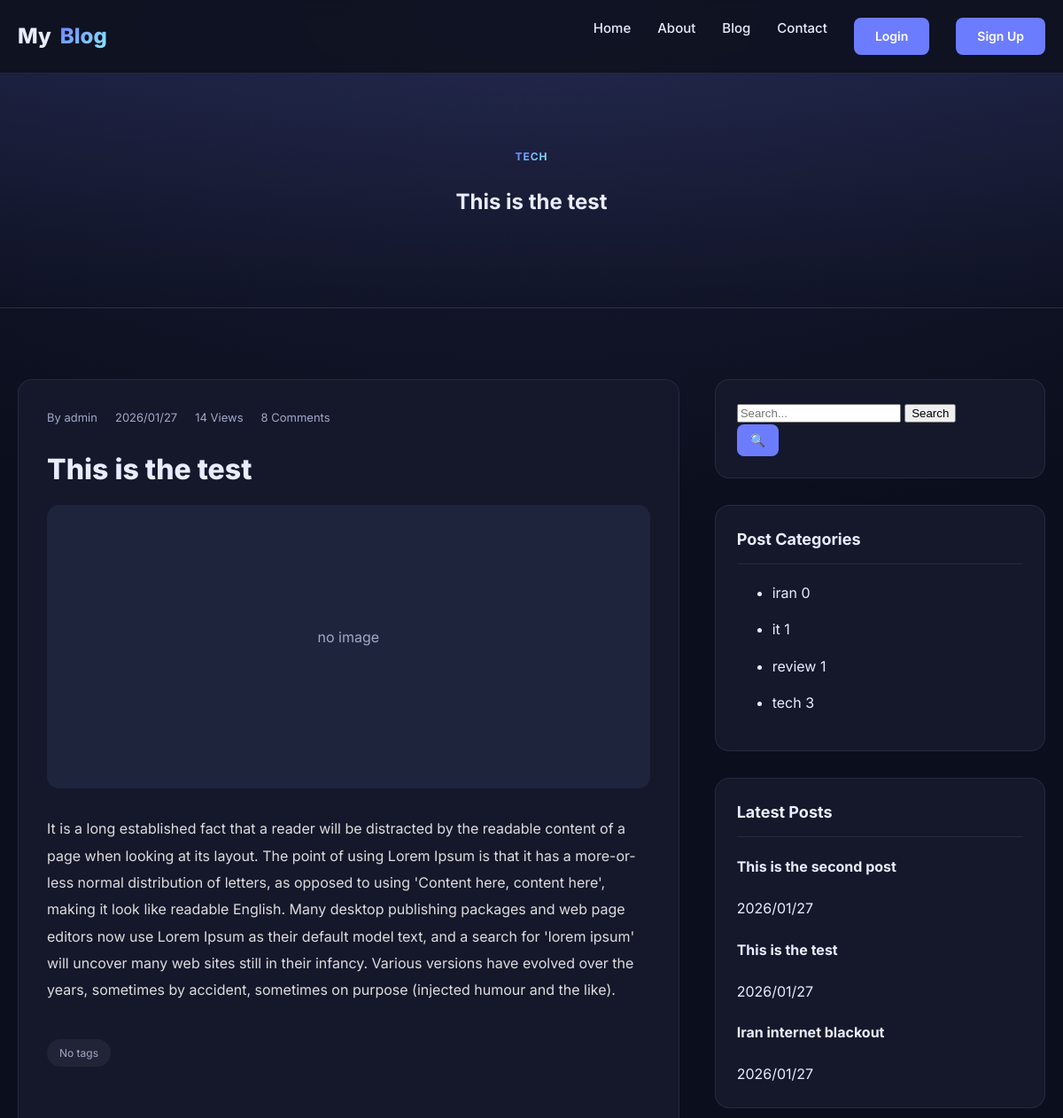
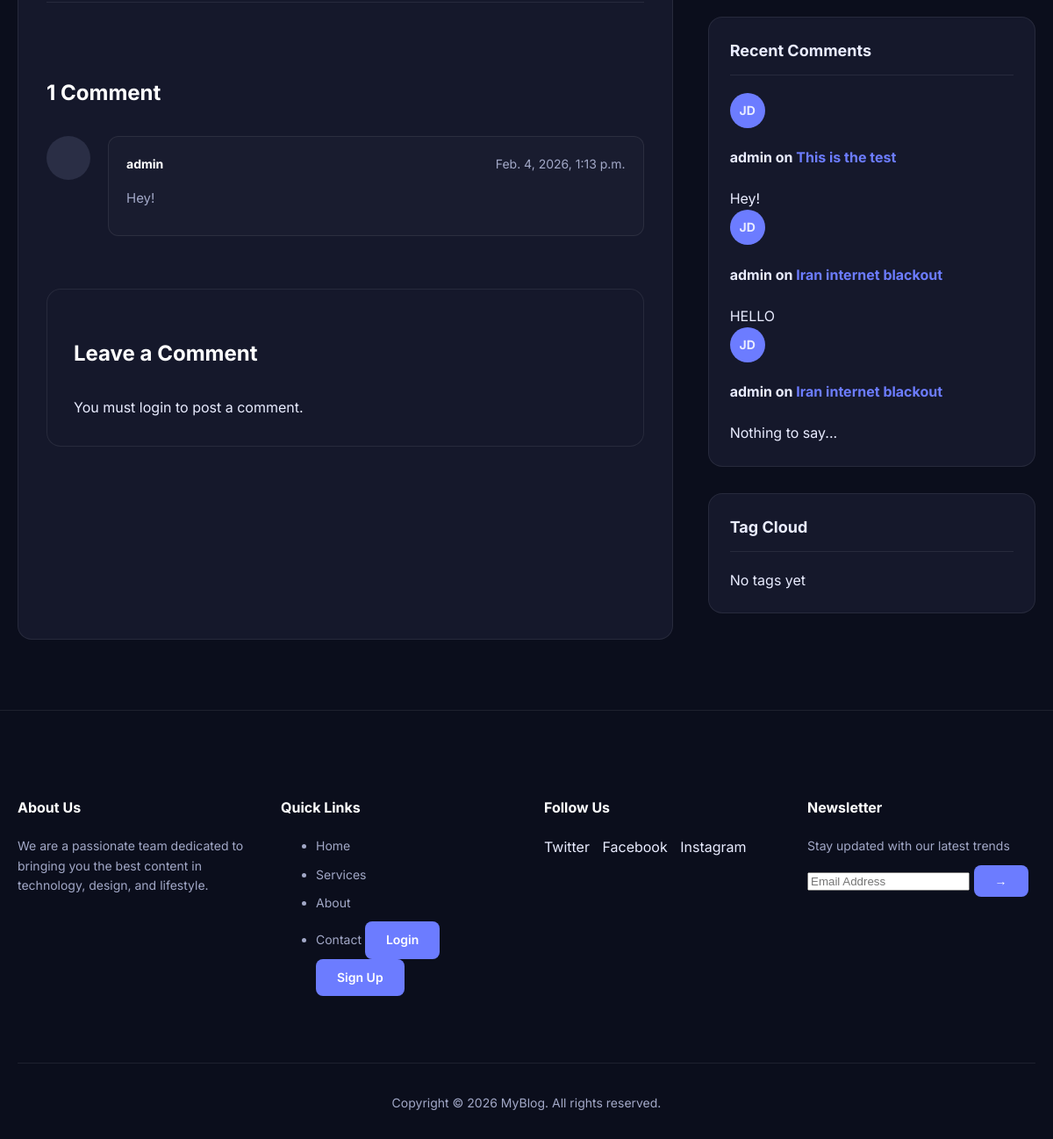
Page /2/ on the committed database (2 pictures, top to bottom).
### posts/models.py (models this page shows, shortened)
class Category(models.Model):
    name = models.CharField(max_length=100, unique=True)
    slug = models.SlugField(unique=True)
    class Meta:
      verbose_name_plural = "Categories"

class Post(models.Model):
    img = models.ImageField(upload_to='blog_images/', blank=True, null=True)
    title = models.CharField(max_length=200)
    content = models.TextField()
    author = models.ForeignKey(
        settings.AUTH_USER_MODEL,
        on_delete=models.CASCADE,
        related_name="posts"
    )
    created_date = models.DateTimeField(auto_now_add=True)
    updated_date = models.DateTimeField(auto_now=True)
    status = models.BooleanField(default=True)
    def __str__(self):
        return f"{self.title}"
    category = models.ManyToManyField(
        Category,
        related_name="posts",
        blank=True
    )
    tag = models.ManyToManyField(
        Tag,
        related_name="posts",
        blank=True
    )
    counted_views = models.IntegerField(default=0)

class Comment(models.Model):
    post = models.ForeignKey(
        Post,
        on_delete=models.CASCADE,
        related_name='comments'
    )
    user_comment = models.ForeignKey(
        settings.AUTH_USER_MODEL,
        on_delete=models.CASCADE,
        related_name="user_comment"
    )
    content = models.TextField()
    is_active = models.BooleanField(default=False)
    created_at = models.DateTimeField(auto_now_add=True)

### accounts/models.py (models this page shows)
class CustomUser(AbstractUser):
    email = models.EmailField(unique=True)
    first_name = models.CharField(max_length=50)
    last_name = models.CharField(max_length=50)
    phone_number = models.CharField(max_length=20, blank=False, null=False)
    profile_picture = models.ImageField(upload_to='profiles/', blank=True, null=True)
    biography = models.TextField(default="No bio")
    def __str__(self):
        return self.username

### posts/views.py (the view)
# urls.py: path("<int:pid>/", single_post, name="single"),
def single_post(request, pid):
    post = get_object_or_404(Post, id=pid)
    post.counted_views += 1
    post.save()
    categories = Category.objects.annotate(
        post_count=Count('posts', distinct=True)
    )
    if request.method == 'POST' and request.user.is_authenticated:
        form = CommentForm(request.POST)
        if form.is_valid():
            comment = form.save(commit=False)
            comment.post = post
            comment.user_comment = request.user
            comment.save()
            messages.add_message(request,messages.SUCCESS,'Your comment has been submitted. It will appear after the admin confirmation.')
            return redirect('blog:single', post.id)
        else:
            messages.add_message(request,messages.ERROR,'Your comment has not been submitted.')
    else:
     form = CommentForm()
    active_comments = post.comments.filter(is_active=True)
    return render(request, 'blog/single.html',{
        'post': post,
        'categories': categories,
        'form': form,
        'comment_count': active_comments.count(),
    })

### posts/forms.py
class CommentForm(forms.ModelForm):
    captcha = CaptchaField()
    class Meta:
        model = Comment
        fields = ['content', 'captcha']
        widgets = {
            'content': forms.Textarea(attrs={
                'class': 'form-control',
                'placeholder': '...',
            }),
        }

### posts/templatetags/blog_tags.py (called while the page is built)
@register.inclusion_tag('blog/partials/sidebar/latest_posts.html')
def show_latest_posts():
    posts = Post.objects.all().order_by('-id')[:3]
    return {'posts': posts}

@register.inclusion_tag('blog/partials/sidebar/recent_comments.html')
def show_recent_comments(count=3):
    comments = Comment.objects.filter(is_active=1).order_by('-created_at')[:3]
    return {'comments': comments}

### templates/blog/single.html (shortened to what this page needs)
{% extends 'base.html' %}
{% load blog_tags %}
{% block content %}
<section class="hero">
  <div class="container">
    {% for category in post.category.all %}
    <span class="badge">{{category.name}} {% if not forloop.last %}, {% endif %}</span>
    {% empty %}
    <span class="badge">No Category</span>
    {% endfor %}
    <h1>{{post.title}}</h1>
  </div>
</section>
<section class="main-area">
  <div class="container layout-grid">
    <article class="single-post">
      <div class="single-meta">
        <span>By {{post.author}}</span>
        <span>{{post.created_date|date:"Y/m/d"}}</span>
        <span>{{post.counted_views}} Views</span>
        <span>8 Comments</span>
      </div>
      <h2 class="single-title">{{post.title}}</h2>
      <div class="single-image">
        {% if post.img %}
          <img src="{{post.img.url}}" alt="{{ post.title }}">
        {% else %}
          <div style="background: #1f243d; height: 240px; border-radius: 12px; margin-bottom: 20px; display: flex; align-items: center; justify-content: center; color: var(--muted);">no image</div>
        {% endif %}
      </div>
      <div class="single-content">
        <p>{{post.content}}</p>
      </div>
      {% for tag in post.tag.all %}
      <div class="post-tags">
        <span class="tag">{{tag.name}}</span>
      </div>
      {% empty %}
      <div class="post-tags"><span class="tag">No tags</span></div>
      {% endfor %}
      {% include 'blog/comment.html' %}
    </article>
    <aside class="sidebar-widgets">
      {% include 'blog/partials/sidebar/search.html' %}
      {% include 'blog/partials/sidebar/categories.html' %}
      {% show_latest_posts %}
      {% show_recent_comments %}
      {% include 'blog/partials/sidebar/tag_cloud.html' %}
    </aside>
  </div>
</section>
{% endblock %}

### templates/blog/comment.html (shortened to what this page needs)
<div class="comments-area">
  <h3 class="comments-title">{{ comment_count }} Comment{{comment_count|pluralize }}</h3>
  <div class="comment-list">
    {% for comment in post.comments.all %}
       {% if comment.is_active %}
    <div class="comment-item">
      <div class="comment-avatar"></div>
      <div class="comment-body">
        <div class="comment-header">
          <span class="comment-author">{{ comment.user_comment.username }}</span>
          <span class="comment-date">{{comment.created_at}}</span>
        </div>
        <p class="comment-text">{{comment.content}}</p>
      </div>
    </div>
    {% endif %}
    {% empty %}
    <p>No comments yet. Be the first to share your thoughts!</p>
    {% endfor %}
  </div>
  <div class="comment-form-wrap">
    <h3 class="comments-title">Leave a Comment</h3>
    {% if user.is_authenticated %}
    <form action="" class="comment-form" method="POST">
        {% for message in messages %}
        {{message}}
        {% endfor %}
        <div class="form-group half">
          <div>Logged in as: {{user.username}}</div>
        </div>
      {% csrf_token %}
      <div class="form-group">
        {{form.content}}
        {{form.content.errors}}
      </div>
      <div class="form-row">
      </div>
      <div class="form-group">
        {{ form.captcha }}
        {{ form.captcha.errors }}
      </div>
      <button type="submit" class="btn">Post Comment</button>
    </form>
    {% else %}
          <div class="form-group">
       You must login to post a comment.
      </div>
    {% endif %}
  </div>
</div>

### templates/blog/partials/sidebar/categories.html
<div class="widget">
  <h3 class="widget-title">Post Categories</h3>
  {% for category in categories %}
  <ul class="cat-list">
    <li><a href="{% url 'blog:cat' category_slug=category.slug %}">{{category.name}}</a> <span>{{category.post_count}}</span></li>
  </ul>
{% endfor %}
</div>

### templates/blog/partials/sidebar/latest_posts.html (shortened to what this page needs)
<div class="widget">
  <h3 class="widget-title">Latest Posts</h3>
  <div class="mini-post">
    <div class="mini-details">
      {% for post in posts %}
      <h4><a href="{% url 'blog:single' pid=post.id %}">{{post.title}}</a></h4>
      <span class="date">{{post.created_date|date:"Y/m/d"}}</span>
      {% endfor %}
    </div>
  </div>
</div>

### templates/blog/partials/sidebar/recent_comments.html
<div class="widget">
  <h3 class="widget-title">Recent Comments</h3>
  {% for comment in comments %}
  <div class="mini-post">
    <div style="width: 40px; height: 40px; border-radius: 50%; background: var(--accent); display: grid; place-items: center; font-weight: bold; font-size: 14px;">JD</div>
    <div class="mini-details">
      <h4>{{comment.user_comment}} on <a href="#" style="color: var(--accent);">{{comment.post}}</a></h4>
      <span class="date">{{comment.content}}</span>
    </div>
  </div>
  {% endfor %}
</div>

### templates/base.html (style rules this page uses)
:root { --bg:#0f1220; --card:#15182b; --muted:#a2a8c7; --text:#e9ecff; --accent:#6c7cff; --accent-hover:#5a6ae6; --accent-2:#89f0ff; --border:rgba(255,255,255,.08); --gradient:linear-gradient(135deg,var(--accent),var(--accent-2)); }
* { box-sizing:border-box }
body { margin:0;font-family:Inter,system-ui,sans-serif;background:radial-gradient(1200px 600px at 50% 0%,#1a1e38,#0b0e1c),var(--bg);color:var(--text);line-height:1.6 }
a { text-decoration:none;color:inherit;transition:.2s }
.container { max-width:1200px;margin:0 auto;padding:0 20px }
.badge { background:var(--gradient);-webkit-background-clip:text;-webkit-text-fill-color:transparent;font-weight:700;text-transform:uppercase;font-size:12px;letter-spacing:1px }

### templates/blog/single.html (style rules this page uses)
.hero { padding:80px 0;text-align:center;background:linear-gradient(180deg,rgba(108,124,255,.1),transparent);border-bottom:1px solid var(--border) }
.main-area { padding:80px 0 }
.layout-grid { display:grid;grid-template-columns:1fr;gap:40px }
@media (min-width:992px) { .layout-grid { grid-template-columns:2fr 1fr } }
.single-post { background:var(--card);border:1px solid var(--border);border-radius:16px;padding:32px }
.single-meta { display:flex;gap:20px;font-size:13px;color:var(--muted);margin-bottom:20px;flex-wrap:wrap }
.single-title { font-size:32px;font-weight:800;line-height:1.3;margin-bottom:20px }
.single-image { width:100%;height:320px;background:#1f243d;border-radius:14px;margin-bottom:30px;overflow:hidden;display:flex;align-items:center;justify-content:center;color:var(--muted) }
.single-content { line-height:1.9;color:#ddd }
.single-content p { margin-bottom:18px }
.post-tags { margin-top:40px;display:flex;gap:10px;flex-wrap:wrap }
.tag { padding:6px 14px;background:rgba(255,255,255,0.05);border-radius:20px;font-size:12px;color:var(--muted) }
.widget { background:var(--card);padding:24px;border-radius:16px;border:1px solid var(--border);margin-bottom:30px }
.widget-title { font-size:18px;font-weight:700;margin:0 0 20px;border-bottom:1px solid var(--border);padding-bottom:12px }

### templates/blog/comment.html (style rules this page uses)
.comments-area { margin-top: 60px; border-top: 1px solid var(--border); padding-top: 60px; }
.comments-title { font-size: 24px; font-weight: 700; margin-bottom: 30px; color: white; }
.comment-item { display: flex; gap: 20px; margin-bottom: 30px; }
.comment-avatar { width: 50px; height: 50px; border-radius: 50%; background: #2a2e45; flex-shrink: 0; }
.comment-body { flex: 1; background: rgba(255,255,255,0.02); padding: 20px; border-radius: 12px; border: 1px solid var(--border); }
.comment-header { display: flex; justify-content: space-between; margin-bottom: 10px; font-size: 14px; }
.comment-author { font-weight: 700; color: white; }
.comment-date { color: var(--muted); }
.comment-text { color: var(--muted); font-size: 15px; line-height: 1.6; margin-bottom: 10px; }
.comment-form-wrap { margin-top: 60px; background: var(--card); padding: 30px; border-radius: 16px; border: 1px solid var(--border); }

### rows in the picture
Category: name "TECH", name "tech", post_count "3"
Post: title "This is the test", author "admin", created_date "2026/01/27", counted_views "14", content "It is a long established fact that a reader will be distracted by the readable content of a page when looking at its layout. The point of using Lorem Ipsum is that it has a more-or-less normal distribution of letters, as opposed to using 'Content here, content here', making it look like readable English. Many desktop publishing packages and web page editors now use Lorem Ipsum as their default model text, and a search for 'lorem ipsum' will uncover many web sites still in their infancy. Various versions have evolved over the years, sometimes by accident, sometimes on purpose (injected humour and the like)."
Comment: user_comment.username "admin", created_at "Feb. 4, 2026, 1:13 p.m.", content "Hey!", user_comment "admin", post "This is the test"
Category: name "iran", post_count "0"
Category: name "it", post_count "1"
Category: name "review", post_count "1"
Post: title "This is the second post", created_date "2026/01/27"
Post: title "Iran internet blackout", created_date "2026/01/27"
Comment: user_comment "admin", post "Iran internet blackout", content "HELLO"
Comment: user_comment "admin", post "Iran internet blackout", content "Nothing to say..."

### other values in the picture
{{ comment_count }} "1"
